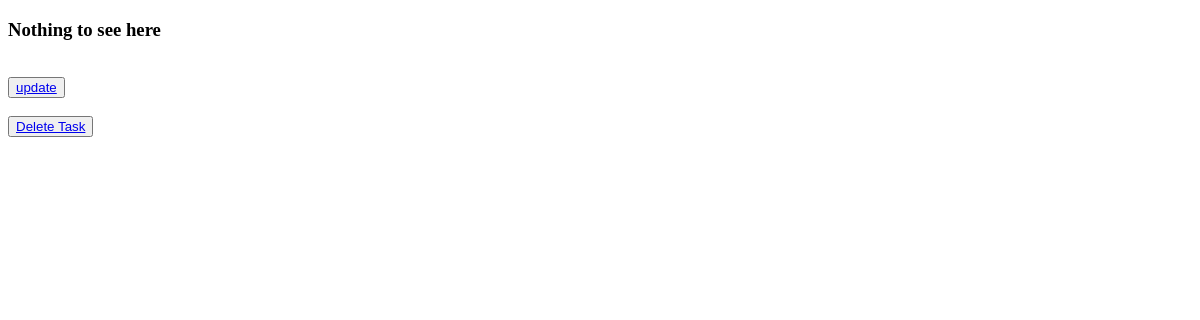
Before: /todo/18/detail with the older database file.
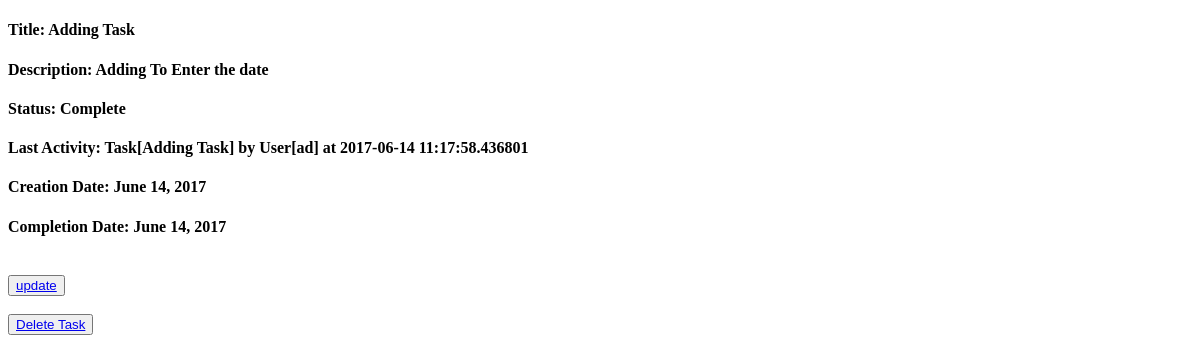
After: the same page with the newer database file.
### todo/models.py (models this page shows, shortened)
class Task(models.Model):
    user = models.ForeignKey(settings.AUTH_USER_MODEL, on_delete=models.CASCADE)
    title = models.CharField(max_length=200)
    description = models.CharField(max_length=200)
    creation_date = models.DateField(auto_now=True)
    completion_date = models.DateField(null=True, blank=True)
    log = models.CharField(max_length=200, null=True)
    status_choices = (
        ('inprogress', 'In Progress'),
        ('complete', 'Complete'),
    )
    status = models.CharField(max_length=200, null=True, choices=status_choices, default=status_choices[0])
    class Meta:
        permissions = (('can_view', 'can view all task'),)

### todo/views.py (the view)
# urls.py: url(r'^(?P<todo_id>[0-9]+)/detail', views.detail, name='detail'),
@require_GET
def detail(request, todo_id):
    try:
        task = Task.objects.get(id=todo_id)
        form = TaskForm(instance=task)
        context = {'form': form, 'taske':task}
        return render(request, 'todo/detail.html', context)
    except (KeyError, ObjectDoesNotExist):
        return render(request, 'todo/detail.html', {})

### todo/templates/todo/detail.html (shortened to what this page needs)
<!DOCTYPE html>
<html lang="en">
<head>
</head>
<body>
{% if taske %}
    <h4>Title: {{taske.title}}</h4>
    <h4>Description:  {{taske.description}}</h4>
    {% if taske.status == 'complete' %}
        <h4>Status: Complete</h4>
    {% else %}
        <h4>Status: In Progress</h4>
    {% endif %}
    <h4>Last Activity: {{taske.log}}</h4>
    <h4>Creation Date: {{taske.creation_date}}</h4>
    {% if taske.status == 'complete' %}
        <h4>Completion Date: {{taske.completion_date}}</h4>
    {% endif %}
{%else%}
    <h3>Nothing to see here</h3>
{%endif%}
<br>
<button><a href="{% url 'todo:update' taske.id %}"> update </a></button>
<br><br>
<button><a href="{% url 'todo:delete' taske.id %}"> Delete Task </a></button>
</body>
</html>

Changed rows visible on the page:
added Task: title "Adding Task", description "Adding To Enter the date", log "Task[Adding Task] by User[ad] at 2017-06-14 11:17:58.436801", creation_date "June 14, 2017", completion_date "June 14, 2017"
Other visible differences:
text no longer shown: "Nothing to see here"
text now shown: "Title: Description: Status: Complete Last Activity: Creation Date: Completion Date:"
